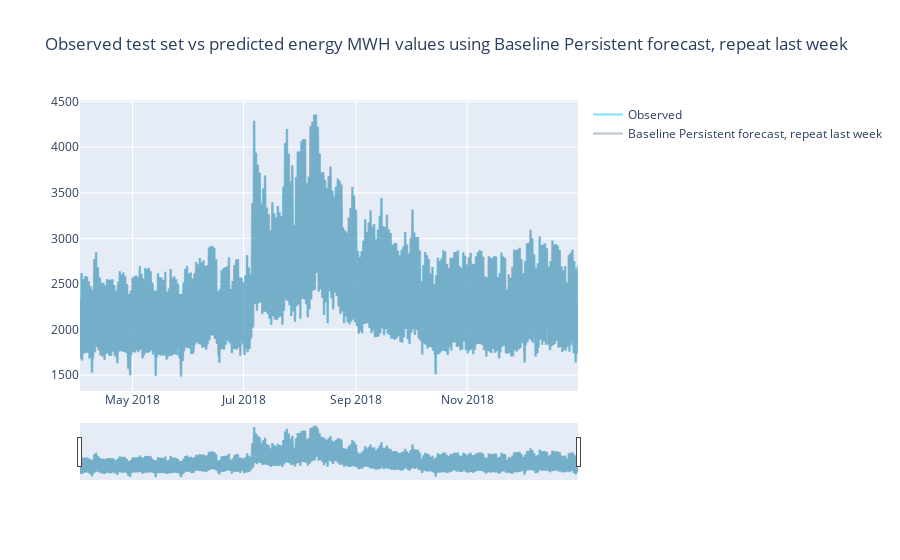

Source (notebook cell):
### Code cell
plot_ts_pred(y_test, sdge_lin.loc[X_test.index.shift(-7, freq='H'), 'SDGE'].to_numpy(),
             model_name='Baseline Persistent forecast, repeat last week')

### Figure 1 — Plotly figure (JSON) as saved in the notebook; plotly's stock layout.template omitted (floating-point values rounded to 4 significant figures; data arrays with more than 128 entries replaced by an {"elided": "..."} marker saying what was removed)
{"data": [{"line": {"color": "deepskyblue"}, "name": "Observed", "opacity": 0.5, "type": "scatter", "x": {"elided": "6574 str values"}, "y": {"elided": "6574 float values"}}, {"line": {"color": "lightslategrey"}, "name": "Baseline Persistent forecast, repeat last week", "opacity": 0.5, "type": "scatter", "x": {"elided": "6574 str values"}, "y": {"elided": "6574 float values"}}], "layout": {"title": {"text": "Observed test set vs predicted energy MWH values using Baseline Persistent forecast, repeat last week"}, "xaxis": {"rangeslider": {"visible": true}}}}
